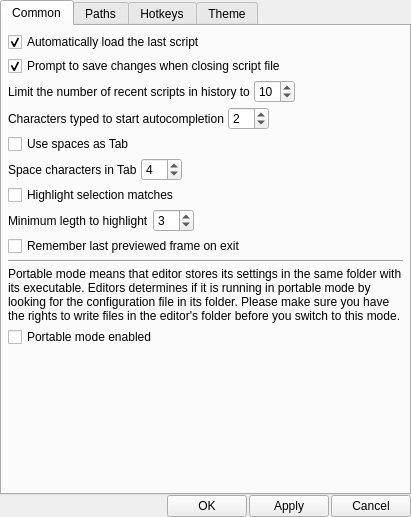
<?xml version="1.0" encoding="UTF-8"?>
<ui version="4.0">
 <class>SettingsDialog</class>
 <widget class="QDialog" name="SettingsDialog">
  <property name="geometry">
   <rect>
    <x>0</x>
    <y>0</y>
    <width>411</width>
    <height>517</height>
   </rect>
  </property>
  <property name="windowTitle">
   <string>Settings - VapourSynth Editor</string>
  </property>
  <layout class="QVBoxLayout" name="verticalLayout">
   <property name="spacing">
    <number>0</number>
   </property>
   <property name="leftMargin">
    <number>0</number>
   </property>
   <property name="topMargin">
    <number>0</number>
   </property>
   <property name="rightMargin">
    <number>0</number>
   </property>
   <property name="bottomMargin">
    <number>0</number>
   </property>
   <item>
    <widget class="QTabWidget" name="settingsTabWidget">
     <property name="currentIndex">
      <number>0</number>
     </property>
     <widget class="QWidget" name="commonSettingsTab">
      <attribute name="title">
       <string>Common</string>
      </attribute>
      <layout class="QVBoxLayout" name="verticalLayout_2">
       <property name="spacing">
        <number>4</number>
       </property>
       <property name="leftMargin">
        <number>6</number>
       </property>
       <property name="topMargin">
        <number>6</number>
       </property>
       <property name="rightMargin">
        <number>6</number>
       </property>
       <property name="bottomMargin">
        <number>6</number>
       </property>
       <item>
        <widget class="QCheckBox" name="autoLoadLastScriptCheckBox">
         <property name="text">
          <string>Automatically load the last script</string>
         </property>
         <property name="checked">
          <bool>true</bool>
         </property>
        </widget>
       </item>
       <item>
        <widget class="QCheckBox" name="promptToSaveChangesCheckBox">
         <property name="text">
          <string>Prompt to save changes when closing script file</string>
         </property>
         <property name="checked">
          <bool>true</bool>
         </property>
        </widget>
       </item>
       <item>
        <layout class="QHBoxLayout" name="recentFilesSettingsLayout">
         <item>
          <widget class="QLabel" name="maxRecentFilesLabel">
           <property name="text">
            <string>Limit the number of recent scripts in history to</string>
           </property>
          </widget>
         </item>
         <item>
          <widget class="QSpinBox" name="maxRecentFilesSpinBox">
           <property name="minimum">
            <number>1</number>
           </property>
           <property name="value">
            <number>10</number>
           </property>
          </widget>
         </item>
         <item>
          <spacer name="horizontalSpacer_2">
           <property name="orientation">
            <enum>Qt::Horizontal</enum>
           </property>
           <property name="sizeHint" stdset="0">
            <size>
             <width>40</width>
             <height>20</height>
            </size>
           </property>
          </spacer>
         </item>
        </layout>
       </item>
       <item>
        <layout class="QHBoxLayout" name="autocompletionLayout">
         <item>
          <widget class="QLabel" name="charactersTypedToStartCompletionLabel">
           <property name="text">
            <string>Characters typed to start autocompletion</string>
           </property>
          </widget>
         </item>
         <item>
          <widget class="QSpinBox" name="charactersTypedToStartCompletionSpinBox">
           <property name="minimum">
            <number>0</number>
           </property>
           <property name="maximum">
            <number>10</number>
           </property>
           <property name="value">
            <number>2</number>
           </property>
          </widget>
         </item>
         <item>
          <spacer name="horizontalSpacer_3">
           <property name="orientation">
            <enum>Qt::Horizontal</enum>
           </property>
           <property name="sizeHint" stdset="0">
            <size>
             <width>40</width>
             <height>20</height>
            </size>
           </property>
          </spacer>
         </item>
        </layout>
       </item>
       <item>
        <widget class="QCheckBox" name="useSpacesAsTabCheckBox">
         <property name="text">
          <string>Use spaces as Tab</string>
         </property>
        </widget>
       </item>
       <item>
        <layout class="QHBoxLayout" name="horizontalLayout">
         <item>
          <widget class="QLabel" name="spacesInTabLabel">
           <property name="text">
            <string>Space characters in Tab</string>
           </property>
          </widget>
         </item>
         <item>
          <widget class="QSpinBox" name="spacesInTabSpinBox">
           <property name="minimum">
            <number>1</number>
           </property>
           <property name="maximum">
            <number>80</number>
           </property>
           <property name="value">
            <number>4</number>
           </property>
          </widget>
         </item>
         <item>
          <spacer name="horizontalSpacer_4">
           <property name="orientation">
            <enum>Qt::Horizontal</enum>
           </property>
           <property name="sizeHint" stdset="0">
            <size>
             <width>40</width>
             <height>20</height>
            </size>
           </property>
          </spacer>
         </item>
        </layout>
       </item>
       <item>
        <widget class="QCheckBox" name="highlightSelectionMatchesCheckBox">
         <property name="text">
          <string>Highlight selection matches</string>
         </property>
        </widget>
       </item>
       <item>
        <layout class="QHBoxLayout" name="horizontalLayout_2">
         <item>
          <widget class="QLabel" name="highlightSelectionMatchesMinLengthLabel">
           <property name="text">
            <string>Minimum legth to highlight</string>
           </property>
          </widget>
         </item>
         <item>
          <widget class="QSpinBox" name="highlightSelectionMatchesMinLengthSpinBox">
           <property name="maximum">
            <number>80</number>
           </property>
           <property name="value">
            <number>3</number>
           </property>
          </widget>
         </item>
         <item>
          <spacer name="horizontalSpacer_5">
           <property name="orientation">
            <enum>Qt::Horizontal</enum>
           </property>
           <property name="sizeHint" stdset="0">
            <size>
             <width>40</width>
             <height>20</height>
            </size>
           </property>
          </spacer>
         </item>
        </layout>
       </item>
       <item>
        <widget class="QCheckBox" name="rememberLastPreviewFrameCheckBox">
         <property name="text">
          <string>Remember last previewed frame on exit</string>
         </property>
        </widget>
       </item>
       <item>
        <widget class="QFrame" name="delimiter">
         <property name="frameShape">
          <enum>QFrame::HLine</enum>
         </property>
         <property name="frameShadow">
          <enum>QFrame::Sunken</enum>
         </property>
        </widget>
       </item>
       <item>
        <widget class="QLabel" name="portableModeLabel">
         <property name="text">
          <string>Portable mode means that editor stores its settings in the same folder with its executable. Editors determines if it is running in portable mode by looking for the configuration file in its folder. Please make sure you have the rights to write files in the editor's folder before you switch to this mode.</string>
         </property>
         <property name="wordWrap">
          <bool>true</bool>
         </property>
        </widget>
       </item>
       <item>
        <widget class="QCheckBox" name="portableModeCheckBox">
         <property name="text">
          <string>Portable mode enabled</string>
         </property>
        </widget>
       </item>
       <item>
        <spacer name="verticalSpacer">
         <property name="orientation">
          <enum>Qt::Vertical</enum>
         </property>
         <property name="sizeHint" stdset="0">
          <size>
           <width>20</width>
           <height>171</height>
          </size>
         </property>
        </spacer>
       </item>
      </layout>
     </widget>
     <widget class="QWidget" name="pathsSettingsTab">
      <attribute name="title">
       <string>Paths</string>
      </attribute>
      <layout class="QVBoxLayout" name="verticalLayout_3">
       <property name="spacing">
        <number>2</number>
       </property>
       <property name="leftMargin">
        <number>2</number>
       </property>
       <property name="topMargin">
        <number>2</number>
       </property>
       <property name="rightMargin">
        <number>2</number>
       </property>
       <property name="bottomMargin">
        <number>2</number>
       </property>
       <item>
        <widget class="QGroupBox" name="vsLibraryPathsGroupBox">
         <property name="title">
          <string>VapourSynth library search paths</string>
         </property>
         <layout class="QGridLayout" name="gridLayout_2">
          <property name="leftMargin">
           <number>0</number>
          </property>
          <property name="topMargin">
           <number>0</number>
          </property>
          <property name="rightMargin">
           <number>0</number>
          </property>
          <property name="bottomMargin">
           <number>0</number>
          </property>
          <property name="spacing">
           <number>2</number>
          </property>
          <item row="0" column="0" rowspan="3">
           <widget class="QListWidget" name="vsLibraryPathsListWidget">
            <property name="horizontalScrollBarPolicy">
             <enum>Qt::ScrollBarAlwaysOff</enum>
            </property>
            <property name="alternatingRowColors">
             <bool>true</bool>
            </property>
            <property name="textElideMode">
             <enum>Qt::ElideNone</enum>
            </property>
           </widget>
          </item>
          <item row="0" column="1">
           <widget class="QToolButton" name="removeVSLibraryPathButton">
            <property name="toolTip">
             <string>Remove VapourSynth library search path</string>
            </property>
            <property name="text">
             <string/>
            </property>
           </widget>
          </item>
          <item row="1" column="1">
           <spacer name="verticalSpacer_3">
            <property name="orientation">
             <enum>Qt::Vertical</enum>
            </property>
            <property name="sizeHint" stdset="0">
             <size>
              <width>20</width>
              <height>124</height>
             </size>
            </property>
           </spacer>
          </item>
          <item row="2" column="1">
           <widget class="QToolButton" name="addVSLibraryPathButton">
            <property name="toolTip">
             <string>Add VapourSynth library search path</string>
            </property>
            <property name="text">
             <string/>
            </property>
           </widget>
          </item>
          <item row="3" column="0">
           <widget class="QLineEdit" name="vsLibraryPathEdit"/>
          </item>
          <item row="3" column="1">
           <widget class="QToolButton" name="selectVSLibraryPathButton">
            <property name="toolTip">
             <string>Select path</string>
            </property>
            <property name="text">
             <string/>
            </property>
           </widget>
          </item>
         </layout>
        </widget>
       </item>
       <item>
        <widget class="QGroupBox" name="vsPluginsPathsGroupBox">
         <property name="title">
          <string>VapourSynth plugins paths</string>
         </property>
         <layout class="QGridLayout" name="gridLayout">
          <property name="leftMargin">
           <number>0</number>
          </property>
          <property name="topMargin">
           <number>0</number>
          </property>
          <property name="rightMargin">
           <number>0</number>
          </property>
          <property name="bottomMargin">
           <number>0</number>
          </property>
          <property name="spacing">
           <number>2</number>
          </property>
          <item row="0" column="0" rowspan="3">
           <widget class="QListWidget" name="vsPluginsPathsListWidget">
            <property name="horizontalScrollBarPolicy">
             <enum>Qt::ScrollBarAlwaysOff</enum>
            </property>
            <property name="alternatingRowColors">
             <bool>true</bool>
            </property>
            <property name="textElideMode">
             <enum>Qt::ElideNone</enum>
            </property>
           </widget>
          </item>
          <item row="0" column="1">
           <widget class="QToolButton" name="removeVSPluginsPathButton">
            <property name="toolTip">
             <string>Remove VapourSynth plugins path</string>
            </property>
            <property name="text">
             <string/>
            </property>
           </widget>
          </item>
          <item row="1" column="1">
           <spacer name="verticalSpacer_2">
            <property name="orientation">
             <enum>Qt::Vertical</enum>
            </property>
            <property name="sizeHint" stdset="0">
             <size>
              <width>20</width>
              <height>124</height>
             </size>
            </property>
           </spacer>
          </item>
          <item row="2" column="1">
           <widget class="QToolButton" name="addVSPluginsPathButton">
            <property name="toolTip">
             <string>Add VapourSynth plugins path</string>
            </property>
            <property name="text">
             <string/>
            </property>
           </widget>
          </item>
          <item row="3" column="0">
           <widget class="QLineEdit" name="vsPluginsPathEdit"/>
          </item>
          <item row="3" column="1">
           <widget class="QToolButton" name="selectVSPluginsPathButton">
            <property name="toolTip">
             <string>Select path</string>
            </property>
            <property name="text">
             <string/>
            </property>
           </widget>
          </item>
         </layout>
        </widget>
       </item>
       <item>
        <widget class="QGroupBox" name="vsDocumentationPathsGroupBox">
         <property name="title">
          <string>Documentation paths</string>
         </property>
         <layout class="QGridLayout" name="gridLayout_3">
          <property name="leftMargin">
           <number>0</number>
          </property>
          <property name="topMargin">
           <number>0</number>
          </property>
          <property name="rightMargin">
           <number>0</number>
          </property>
          <property name="bottomMargin">
           <number>0</number>
          </property>
          <property name="spacing">
           <number>2</number>
          </property>
          <item row="0" column="0" rowspan="3">
           <widget class="QListWidget" name="vsDocumentationPathsListWidget">
            <property name="horizontalScrollBarPolicy">
             <enum>Qt::ScrollBarAlwaysOff</enum>
            </property>
            <property name="alternatingRowColors">
             <bool>true</bool>
            </property>
            <property name="textElideMode">
             <enum>Qt::ElideNone</enum>
            </property>
           </widget>
          </item>
          <item row="0" column="1">
           <widget class="QToolButton" name="removeVSDocumentationPathButton">
            <property name="toolTip">
             <string>Remove VapourSynth documentation path</string>
            </property>
            <property name="text">
             <string/>
            </property>
           </widget>
          </item>
          <item row="1" column="1">
           <spacer name="verticalSpacer_4">
            <property name="orientation">
             <enum>Qt::Vertical</enum>
            </property>
            <property name="sizeHint" stdset="0">
             <size>
              <width>20</width>
              <height>124</height>
             </size>
            </property>
           </spacer>
          </item>
          <item row="2" column="1">
           <widget class="QToolButton" name="addVSDocumentationPathButton">
            <property name="toolTip">
             <string>Add VapourSynth documentation path</string>
            </property>
            <property name="text">
             <string/>
            </property>
           </widget>
          </item>
          <item row="3" column="0">
           <widget class="QLineEdit" name="vsDocumentationPathEdit"/>
          </item>
          <item row="3" column="1">
           <widget class="QToolButton" name="selectVSDocumentationPathButton">
            <property name="toolTip">
             <string>Select path</string>
            </property>
            <property name="text">
             <string/>
            </property>
           </widget>
          </item>
         </layout>
        </widget>
       </item>
      </layout>
     </widget>
     <widget class="QWidget" name="hotkeysSettingsTab">
      <attribute name="title">
       <string>Hotkeys</string>
      </attribute>
      <layout class="QVBoxLayout" name="verticalLayout_4">
       <property name="spacing">
        <number>0</number>
       </property>
       <property name="leftMargin">
        <number>0</number>
       </property>
       <property name="topMargin">
        <number>0</number>
       </property>
       <property name="rightMargin">
        <number>0</number>
       </property>
       <property name="bottomMargin">
        <number>0</number>
       </property>
       <item>
        <widget class="QTableView" name="hotkeysTable">
         <property name="editTriggers">
          <set>QAbstractItemView::AnyKeyPressed|QAbstractItemView::DoubleClicked|QAbstractItemView::EditKeyPressed|QAbstractItemView::SelectedClicked</set>
         </property>
         <property name="alternatingRowColors">
          <bool>true</bool>
         </property>
         <property name="selectionMode">
          <enum>QAbstractItemView::SingleSelection</enum>
         </property>
         <property name="selectionBehavior">
          <enum>QAbstractItemView::SelectRows</enum>
         </property>
         <property name="textElideMode">
          <enum>Qt::ElideNone</enum>
         </property>
         <property name="horizontalScrollMode">
          <enum>QAbstractItemView::ScrollPerPixel</enum>
         </property>
         <attribute name="horizontalHeaderVisible">
          <bool>false</bool>
         </attribute>
         <attribute name="horizontalHeaderStretchLastSection">
          <bool>true</bool>
         </attribute>
         <attribute name="verticalHeaderVisible">
          <bool>false</bool>
         </attribute>
        </widget>
       </item>
      </layout>
     </widget>
     <widget class="QWidget" name="themeSettingsTab">
      <property name="contextMenuPolicy">
       <enum>Qt::PreventContextMenu</enum>
      </property>
      <attribute name="title">
       <string>Theme</string>
      </attribute>
      <layout class="QVBoxLayout" name="verticalLayout_5">
       <property name="spacing">
        <number>4</number>
       </property>
       <property name="leftMargin">
        <number>6</number>
       </property>
       <property name="topMargin">
        <number>6</number>
       </property>
       <property name="rightMargin">
        <number>6</number>
       </property>
       <property name="bottomMargin">
        <number>6</number>
       </property>
       <item>
        <widget class="QLabel" name="themeElementsLabel">
         <property name="text">
          <string>Theme elements</string>
         </property>
        </widget>
       </item>
       <item>
        <widget class="QListView" name="themeElementsList">
         <property name="editTriggers">
          <set>QAbstractItemView::NoEditTriggers</set>
         </property>
         <property name="selectionBehavior">
          <enum>QAbstractItemView::SelectRows</enum>
         </property>
         <property name="verticalScrollMode">
          <enum>QAbstractItemView::ScrollPerPixel</enum>
         </property>
         <property name="horizontalScrollMode">
          <enum>QAbstractItemView::ScrollPerPixel</enum>
         </property>
         <property name="resizeMode">
          <enum>QListView::Adjust</enum>
         </property>
        </widget>
       </item>
       <item>
        <layout class="QFormLayout" name="formLayout">
         <item row="0" column="0">
          <widget class="QPushButton" name="fontButton">
           <property name="text">
            <string>Font</string>
           </property>
          </widget>
         </item>
         <item row="0" column="1">
          <widget class="QLabel" name="fontLabel">
           <property name="sizePolicy">
            <sizepolicy hsizetype="MinimumExpanding" vsizetype="Minimum">
             <horstretch>0</horstretch>
             <verstretch>0</verstretch>
            </sizepolicy>
           </property>
           <property name="text">
            <string/>
           </property>
          </widget>
         </item>
         <item row="1" column="0">
          <widget class="QPushButton" name="colourButton">
           <property name="text">
            <string>Colour</string>
           </property>
          </widget>
         </item>
         <item row="1" column="1">
          <widget class="QFrame" name="colourFrame">
           <property name="autoFillBackground">
            <bool>true</bool>
           </property>
           <property name="frameShape">
            <enum>QFrame::Box</enum>
           </property>
           <property name="frameShadow">
            <enum>QFrame::Plain</enum>
           </property>
          </widget>
         </item>
        </layout>
       </item>
      </layout>
     </widget>
    </widget>
   </item>
   <item>
    <layout class="QHBoxLayout" name="decisionButtonsLayout">
     <property name="spacing">
      <number>2</number>
     </property>
     <item>
      <spacer name="horizontalSpacer">
       <property name="orientation">
        <enum>Qt::Horizontal</enum>
       </property>
       <property name="sizeHint" stdset="0">
        <size>
         <width>40</width>
         <height>20</height>
        </size>
       </property>
      </spacer>
     </item>
     <item>
      <widget class="QPushButton" name="okButton">
       <property name="text">
        <string>OK</string>
       </property>
      </widget>
     </item>
     <item>
      <widget class="QPushButton" name="applyButton">
       <property name="text">
        <string>Apply</string>
       </property>
      </widget>
     </item>
     <item>
      <widget class="QPushButton" name="cancelButton">
       <property name="text">
        <string>Cancel</string>
       </property>
      </widget>
     </item>
    </layout>
   </item>
  </layout>
 </widget>
 <resources/>
 <connections/>
</ui>
